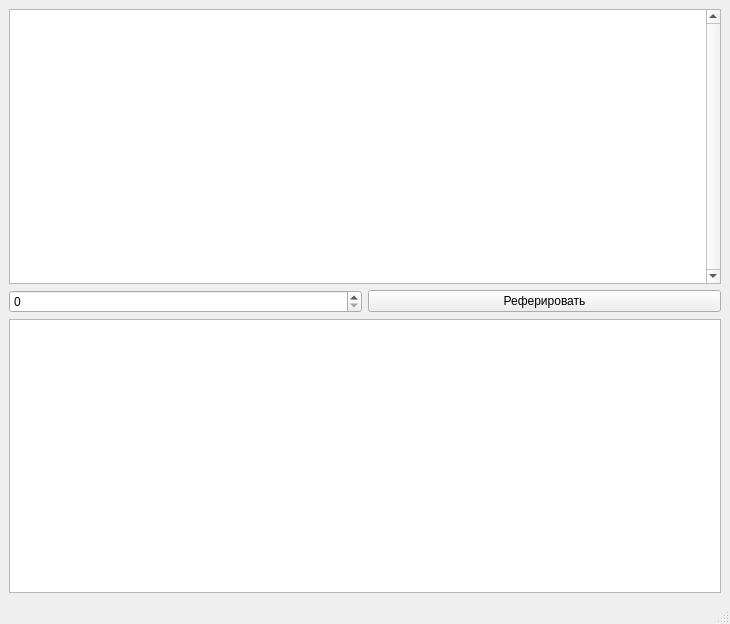
<?xml version="1.0" encoding="UTF-8"?>
<ui version="4.0">
 <class>extractiveSummarization</class>
 <widget class="QMainWindow" name="extractiveSummarization">
  <property name="geometry">
   <rect>
    <x>0</x>
    <y>0</y>
    <width>730</width>
    <height>624</height>
   </rect>
  </property>
  <property name="windowTitle">
   <string>MainWindow</string>
  </property>
  <widget class="QWidget" name="centralwidget">
   <layout class="QGridLayout" name="gridLayout">
    <item row="0" column="0" colspan="2">
     <widget class="QTextEdit" name="textInput">
      <property name="verticalScrollBarPolicy">
       <enum>Qt::ScrollBarAlwaysOn</enum>
      </property>
      <property name="placeholderText">
       <string/>
      </property>
     </widget>
    </item>
    <item row="1" column="1">
     <widget class="QPushButton" name="doRefer">
      <property name="text">
       <string>Реферировать</string>
      </property>
     </widget>
    </item>
    <item row="1" column="0">
     <widget class="QSpinBox" name="numberBox"/>
    </item>
    <item row="2" column="0" colspan="2">
     <widget class="QTextEdit" name="textOutput">
      <property name="readOnly">
       <bool>true</bool>
      </property>
     </widget>
    </item>
   </layout>
  </widget>
  <widget class="QMenuBar" name="menubar">
   <property name="geometry">
    <rect>
     <x>0</x>
     <y>0</y>
     <width>730</width>
     <height>22</height>
    </rect>
   </property>
  </widget>
  <widget class="QStatusBar" name="statusbar"/>
  <action name="actionOpen">
   <property name="text">
    <string>&amp;Open</string>
   </property>
  </action>
  <action name="actionSave">
   <property name="text">
    <string>&amp;Save</string>
   </property>
  </action>
  <action name="actionExit">
   <property name="text">
    <string>&amp;Exit</string>
   </property>
  </action>
 </widget>
 <resources/>
 <connections/>
</ui>
